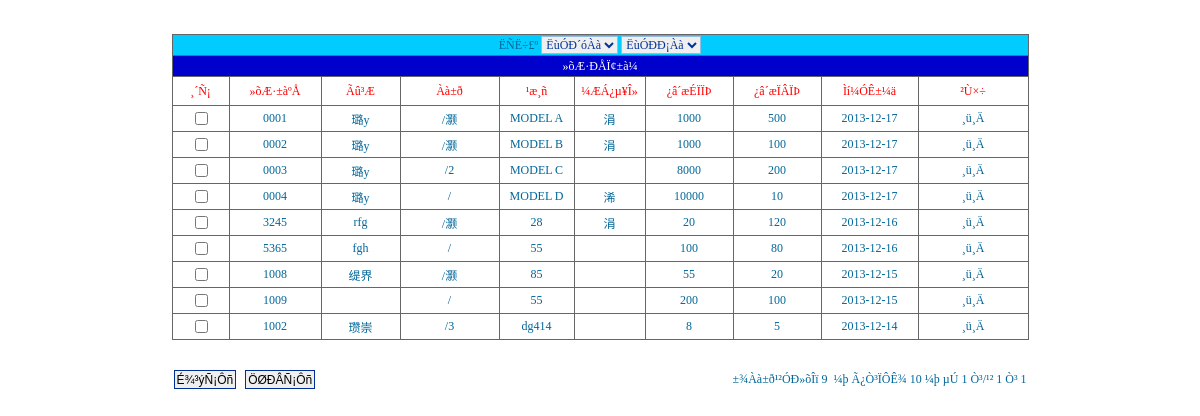
The app's page /product/showproduct.php?mtype=1&stype=1 (signed in) with its own data.
### tables this page shows
CREATE TABLE `tb_product` (
  `id` int(4) NOT NULL auto_increment,
  `maintype` varchar(20) NOT NULL,
  `subtype` varchar(20) NOT NULL,
  `name` varchar(20) NOT NULL,
  `encode` varchar(20) NOT NULL,
  `barcode` varchar(20) NOT NULL,
  `size` varchar(20) NOT NULL,
  `unit` varchar(10) NOT NULL,
  `upperlimit` int(4) NOT NULL,
  `lowerlimit` int(4) NOT NULL,
  `inprice` int(4) NOT NULL,
  `outprice` int(4) NOT NULL,
  `tupian` varchar(100) NOT NULL,
  `jianjie` mediumtext NOT NULL,
  `addtime` varchar(20) NOT NULL,
  PRIMARY KEY  (`id`,`encode`,`barcode`)
);

### product/showproduct.php (the view, shortened to what this page needs)
<?php
include("../const.php");
?>
<html>
<head>
<link rel="stylesheet" type="text/css" href="css/font.css">
</head>
<?php
  include("../conn/conn.php");
  $mtype=$_GET[mtype];
  $stype=$_GET[stype];
?>
<body topmargin="0" leftmargin="0" bottommargin="0">
<?php
	  if($mtype==1)
	  {
	     $sql=mysql_query("select count(*) as total from tb_product ",$conn);
	  }
	   $info=mysql_fetch_array($sql);
	   $total=$info[total];
	   if($total==0){
	     echo "±¾Õ¾ÔÝÎÞ»õÆ·!";
	   }
	   else
	    {
?>
<form name="form1" method="post" action="delproduct.php">
  <p>&nbsp;</p>
  <table width="750" border="0" align="center" cellpadding="0" cellspacing="0">
    <tr>
      <td height="75" bgcolor="#666666"><table width="857" height="98" border="0" cellpadding="0" cellspacing="1">
          <tr bgcolor="#FFCF60">
            <td height="20" colspan="10" align="center" bgcolor="#00CCFF">ËÑË÷£º
              <label>
              <select name="mtype" class="inputcss" onChange="javascript:window.open('showproduct.php?stype=1&mtype='+ this.value, '_self');">
                <OPTION value="1" <?php if($mstype==1) {echo "selected";}?>>ËùÓÐ´óÀà</OPTION>
              </select>
              </label>
              <label>
              <select name="stype" class="inputcss" onChange="javascript:window.open('showproduct.php?mtype=<?php echo $mtype;?>&stype='+ this.value, '_self');">
                <option value="1" <?php if($stype==1) {echo "selected";}?>>ËùÓÐÐ¡Àà</option>
              </select>
              </label></td>
          </tr>
          <tr bgcolor="#FFCF60">
            <td height="20" colspan="10" bgcolor="#0000CC"><div align="center" class="style1">»õÆ·ÐÅÏ¢±à¼­</div></td>
          </tr>
          <tr>
            <td width="56" height="28" bgcolor="#FFFFFF"><div align="center" class="STYLE2">¸´Ñ¡</div></td>
            <td width="91" bgcolor="#FFFFFF"><div align="center" class="STYLE2">»õÆ·±àºÅ</div></td>
            <td width="78" bgcolor="#FFFFFF"><div align="center" class="STYLE2">Ãû³Æ</div></td>
            <td width="98" bgcolor="#FFFFFF"><div align="center" class="STYLE2">Àà±ð</div></td>
            <td width="74" bgcolor="#FFFFFF"><div align="center" class="STYLE2">¹æ¸ñ</div></td>
            <td width="70" bgcolor="#FFFFFF"><div align="center" class="STYLE2">¼ÆÁ¿µ¥Î»</div></td>
            <td width="87" bgcolor="#FFFFFF"><div align="center" class="STYLE2">¿â´æÉÏÏÞ</div></td>
            <td width="87" bgcolor="#FFFFFF"><div align="center" class="STYLE2">¿â´æÏÂÏÞ</div></td>
            <td width="96" bgcolor="#FFFFFF"><div align="center" class="STYLE2">Ìí¼ÓÊ±¼ä</div></td>
            <td width="109" bgcolor="#FFFFFF"><div align="center" class="STYLE2">²Ù×÷</div></td>
          </tr>
          <?php
	       $pagesize=10;
		   if ($total<=$pagesize){
		      $pagecount=1;
			}
			if(($total%$pagesize)!=0){
			   $pagecount=intval($total/$pagesize)+1;
			}else{
			   $pagecount=$total/$pagesize;
			}
			if(($_GET[page])==""){
			    $page=1;
			}else{
			    $page=intval($_GET[page]);
			}
	 if($mtype==1)
	  {
	     $sql1=mysql_query("select * from tb_product  order by addtime desc limit ".($page-1)*$pagesize.",$pagesize",$conn);
	  }
		   while($info1=mysql_fetch_array($sql1))
		    {
	  ?>
          <tr align="center" class="STYLE3">
            <td height="25" bgcolor="#FFFFFF"><input type="checkbox" name="<?php echo $info1[id];?>" value=<?php echo $info1[id];?>></td>
            <td height="25" bgcolor="#FFFFFF" onClick="setID(this);"><?php echo $info1[encode];?></td>
            <td height="25" bgcolor="#FFFFFF"><?php echo $info1[name];?></td>
            <td height="25" bgcolor="#FFFFFF"><?php echo $info1[maintype];echo "/";echo $info1[subtype]; ?></td>
            <td height="25" bgcolor="#FFFFFF"><?php echo $info1[size];?></td>
            <td height="25" bgcolor="#FFFFFF"><?php echo $info1[unit];?></td>
            <td height="25" bgcolor="#FFFFFF"><?php echo $info1[upperlimit];?></td>
            <td height="25" bgcolor="#FFFFFF"><?php echo $info1[lowerlimit];?></td>
            <td height="25" bgcolor="#FFFFFF"><?php echo $info1[addtime];?></td>
            <td height="25" bgcolor="#FFFFFF"><a href="editproduct.php?id=<?php echo $info1[id];?>">¸ü¸Ä</a></td>
          </tr>
          <?php
	    }
      ?>
        </table></td>
    </tr>
  </table>
  <table width="853" height="78" border="0" align="center" cellpadding="0" cellspacing="0">
    <tr>
      <td width="182"><div align="left">
          <input name="submit" type="submit" class="btn_2k3" id="submit" value="É¾³ýÑ¡Ôñ">
          <input type="reset" value="ÖØÐÂÑ¡Ôñ" class="btn_2k3">
      </div></td>
      <td width="671"><div align="right">&nbsp;±¾Àà±ð¹²ÓÐ»õÎï
          <?php
		   echo $total;
		  ?>
          &nbsp;¼þ&nbsp;Ã¿Ò³ÏÔÊ¾&nbsp;<?php echo $pagesize;?>&nbsp;¼þ&nbsp;µÚ&nbsp;<?php echo $page;?>&nbsp;Ò³/¹²&nbsp;<?php echo $pagecount; ?>&nbsp;Ò³
          <?php
		   if($pagecount<=4){
		    for($i=1;$i<=$pagecount;$i++){
		  ?>
          <a href="showproduct.php?page=<?php echo $i;?>&mtype=<?php echo $mtype;?>&stype=<?php echo $stype;?>"><?php echo $i;?></a>
          <?php
		     }
          }?>
      </div></td>
    </tr>
  </table>
</form>
<?php
	}
  ?>
</body>
</html>

### product/showproduct.php (style rules this page uses)
.STYLE2 { color: #FF0000 }
.STYLE3 { color: #009900; }

### records on screen
tb_product: encode "0001", name "璐у", subtype "灏", size "MODEL A", unit "涓", upperlimit "1000", lowerlimit "500", addtime "2013-12-17"
tb_product: encode "0002", name "璐у", subtype "灏", size "MODEL B", unit "涓", upperlimit "1000", lowerlimit "100", addtime "2013-12-17"
tb_product: encode "0003", name "璐у", subtype "2", size "MODEL C", upperlimit "8000", lowerlimit "200", addtime "2013-12-17"
tb_product: encode "0004", name "璐у", size "MODEL D", unit "浠", upperlimit "10000", lowerlimit "10", addtime "2013-12-17"
tb_product: encode "3245", name "rfg", subtype "灏", size "28", unit "涓", upperlimit "20", lowerlimit "120", addtime "2013-12-16"
tb_product: encode "5365", name "fgh", size "55", upperlimit "100", lowerlimit "80", addtime "2013-12-16"
tb_product: encode "1008", name "缇界", subtype "灏", size "85", upperlimit "55", lowerlimit "20", addtime "2013-12-15"
tb_product: encode "1009", size "55", upperlimit "200", lowerlimit "100", addtime "2013-12-15"
tb_product: encode "1002", name "瓒崇", subtype "3", size "dg414", upperlimit "8", lowerlimit "5", addtime "2013-12-14"

### other values on screen
$total "9"
$pagesize "10"
$page "1"
$pagecount "1"
